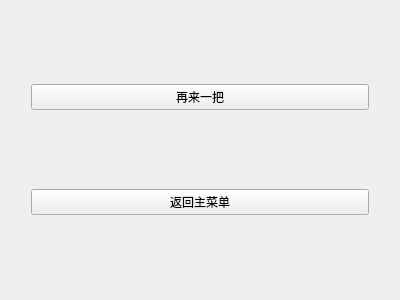
<?xml version="1.0" encoding="UTF-8"?>
<ui version="4.0">
 <class>Settlement</class>
 <widget class="QWidget" name="Settlement">
  <property name="geometry">
   <rect>
    <x>0</x>
    <y>0</y>
    <width>400</width>
    <height>300</height>
   </rect>
  </property>
  <property name="windowTitle">
   <string>Form</string>
  </property>
  <layout class="QHBoxLayout" name="horizontalLayout_2">
   <item>
    <spacer name="verticalSpacer_2">
     <property name="orientation">
      <enum>Qt::Orientation::Vertical</enum>
     </property>
     <property name="sizeHint" stdset="0">
      <size>
       <width>20</width>
       <height>40</height>
      </size>
     </property>
    </spacer>
   </item>
   <item>
    <layout class="QVBoxLayout" name="verticalLayout_2">
     <item>
      <widget class="QPushButton" name="onceMoreBtn">
       <property name="text">
        <string>再来一把</string>
       </property>
      </widget>
     </item>
     <item>
      <widget class="QPushButton" name="returnMenuBtn">
       <property name="text">
        <string>返回主菜单</string>
       </property>
      </widget>
     </item>
    </layout>
   </item>
   <item>
    <spacer name="verticalSpacer">
     <property name="orientation">
      <enum>Qt::Orientation::Vertical</enum>
     </property>
     <property name="sizeHint" stdset="0">
      <size>
       <width>20</width>
       <height>40</height>
      </size>
     </property>
    </spacer>
   </item>
  </layout>
 </widget>
 <resources/>
 <connections/>
</ui>
